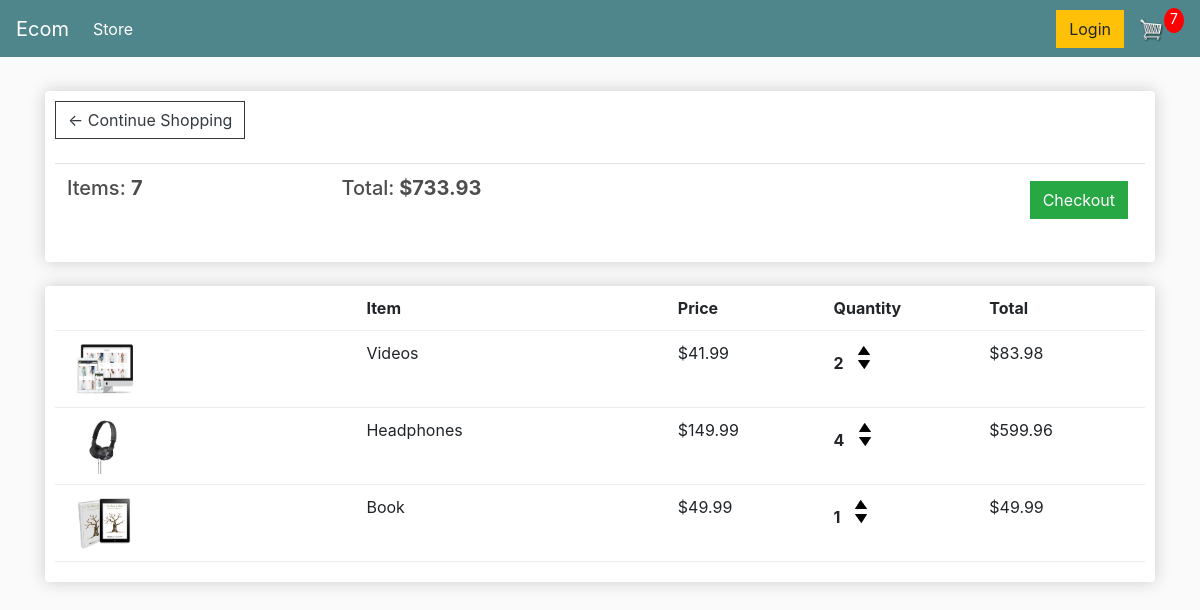
The page /cart/ (signed in) on the database as committed earlier.
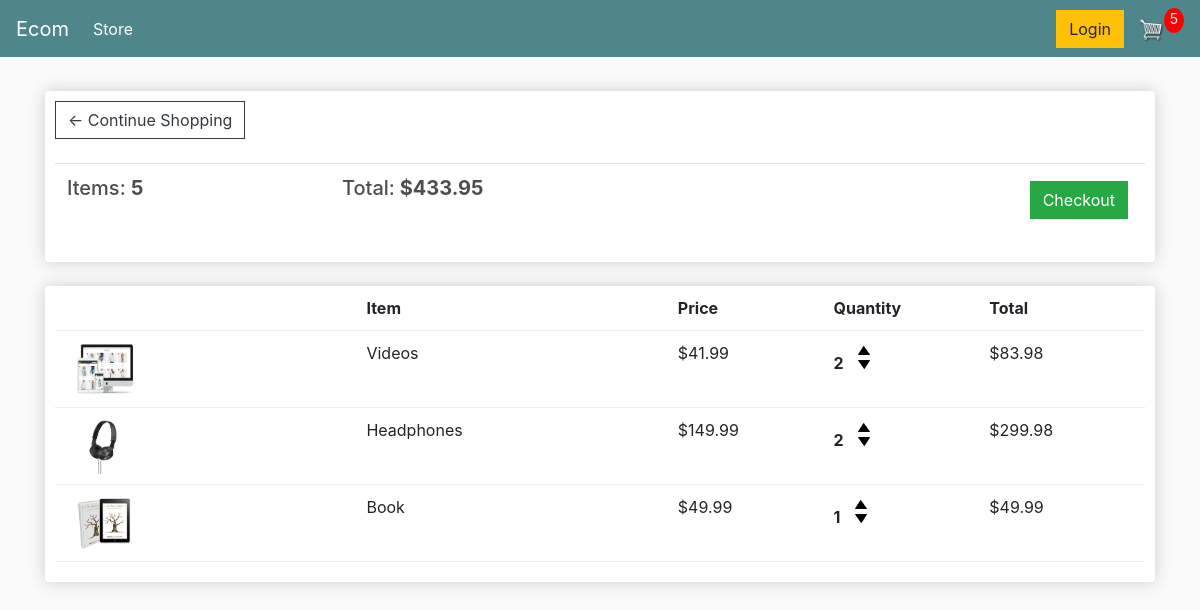
The same page on the database as committed later.
### store/models.py (models this page shows, shortened)
class Order(models.Model):
	customer = models.ForeignKey(Customer, on_delete=models.SET_NULL, null=True, blank=True)
	date_ordered = models.DateTimeField(auto_now_add=True)
	complete = models.BooleanField(default=False)
	transaction_id = models.CharField(max_length=100, null=True)
	@property
	def get_cart_total(self):
		orderitems = self.orderitem_set.all()
		total = sum([item.get_total for item in orderitems])
		return total
	@property
	def get_cart_items(self):
		orderitems = self.orderitem_set.all()
		total = sum([item.quantity for item in orderitems])
		return total

class OrderItem(models.Model):
	product = models.ForeignKey(Product, on_delete=models.SET_NULL, null=True)
	order = models.ForeignKey(Order, on_delete=models.SET_NULL, null=True)
	quantity = models.IntegerField(default=0, null=True, blank=True)
	date_added = models.DateTimeField(auto_now_add=True)
	@property
	def get_total(self):
		total = self.product.price * self.quantity
		return total

class Product(models.Model):
	name = models.CharField(max_length=200)
	price = models.FloatField()
	digital = models.BooleanField(default=False,null=True, blank=True)
	image = models.ImageField(null=True, blank=True)
	@property
	def imageURL(self):
		try:
			url = self.image.url
		except:
			url = ''
		return url

### store/views.py (the view)
# urls.py: path('cart/', views.cart, name="cart"),
def cart(request):
	if request.user.is_authenticated:
		customer = request.user.customer
		order, created = Order.objects.get_or_create(customer=customer, complete=False)
		items = order.orderitem_set.all()
		cartItems = order.get_cart_items
	else:
		items = []
		order = {'get_cart_total':0, 'get_cart_items':0}
		cartItems = order['get_cart_items']
	context = {'items':items, 'order':order, 'cartItems':cartItems}
	return render(request, 'store/cart.html', context)

### store/templates/store/cart.html
{% extends 'store/main.html' %}
{% load static %}
{% block content %}
	<div class="row">
		<div class="col-lg-12">
			<div class="box-element">
				<a  class="btn btn-outline-dark" href="{% url 'store' %}">&#x2190; Continue Shopping</a>
				<br>
				<br>
				<table class="table">
					<tr>
						<th><h5>Items: <strong>{{order.get_cart_items}}</strong></h5></th>
						<th><h5>Total:<strong> ${{order.get_cart_total|floatformat:2}}</strong></h5></th>
						<th>
							<a  style="float:right; margin:5px;" class="btn btn-success" href="{% url 'checkout' %}">Checkout</a>
						</th>
					</tr>
				</table>
			</div>
			<br>
			<div class="box-element">
				<div class="cart-row">
					<div style="flex:2"></div>
					<div style="flex:2"><strong>Item</strong></div>
					<div style="flex:1"><strong>Price</strong></div>
					<div style="flex:1"><strong>Quantity</strong></div>
					<div style="flex:1"><strong>Total</strong></div>
				</div>
				{% for item in items %}
				<div class="cart-row">
					<div style="flex:2"><img class="row-image" src="{{item.product.imageURL}}"></div>
					<div style="flex:2"><p>{{item.product.name}}</p></div>
					<div style="flex:1"><p>${{item.product.price|floatformat:2}}</p></div>
					<div style="flex:1">
						<p class="quantity">{{item.quantity}}</p>
						<div class="quantity">
							<img data-product="{{item.product.id}}" data-action="add" class="chg-quantity update-cart" src="{% static  'images/arrow-up.png' %}">
							<img data-product="{{item.product.id}}" data-action="remove" class="chg-quantity update-cart" src="{% static  'images/arrow-down.png' %}">
						</div>
					</div>
					<div style="flex:1"><p>${{item.get_total|floatformat:2}}</p></div>
				</div>
				{% endfor %}
			</div>
		</div>
	</div>
{% endblock content %}

Rows that differ between the two databases and show on the page:
changed through a linked row, Order: get_cart_items "7" → "5"; get_cart_total "733.93" → "433.95"
changed OrderItem "Headphones": quantity "4" → "2"; get_total "599.96" → "299.98"
Other text that changed with them:
{{ cartItems }}: "7" → "5"
